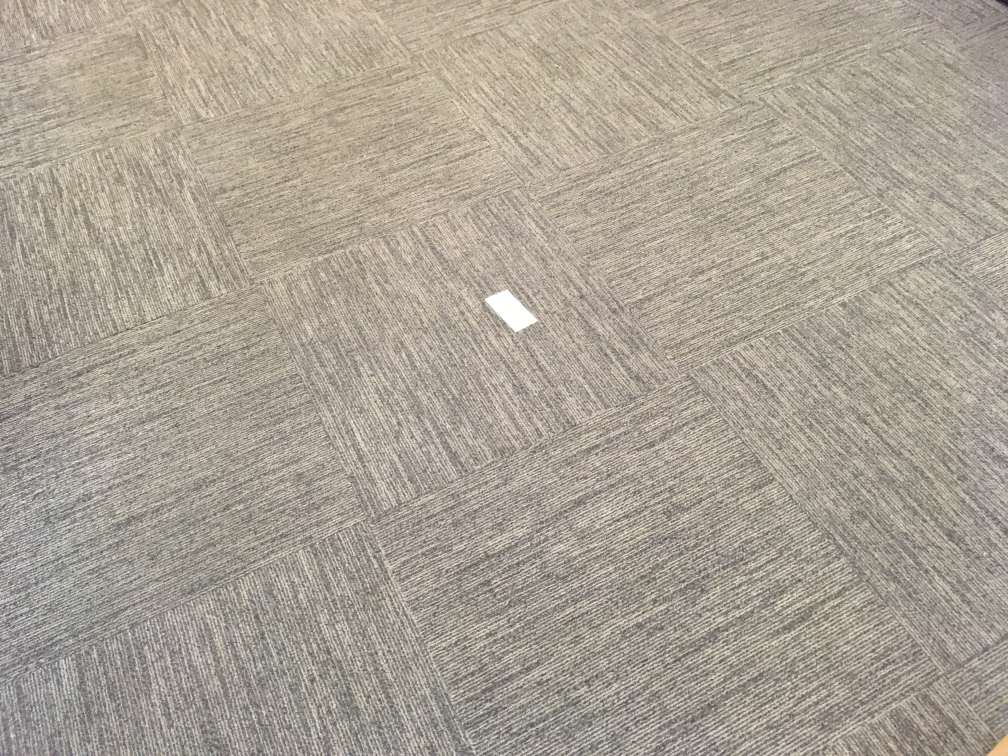
#> input picture IMG_0006.JPG, 4032 x 3024 px, given in place of the camera (shown at 1/4 size)
$ python main.py   (older library calls are emulated)
#> lines starting #> are read from the running program, lines starting #| are printed output that depends on the picture; after the words box and inside, x2 and y2 are one past the last pixel; in counts of white or black regions, pixels touching at a corner belong together
### alignmentcode/WebCam.py
import cv2
import subprocess
camera = cv2.VideoCapture(0)

def getImage():
	retval, image = camera.read()
#> image is the input picture: shape (3024, 4032, 3); mean B, G, R 149.6, 162.2, 170.8
	return image

def set(resolution=False, exposure=False, gain=False, contrast=False):
	settingStr = "/usr/bin/v4l2-ctl -d /dev/video0"
	if resolution:
		settingStr += " --set-fmt-video=width={},height={}".format(resolution[0], resolution[1])
	if exposure:
		settingStr += " -c exposure_auto=1 -c exposure_auto_priority=0 -c exposure_absolute={}".format(exposure)
	if gain:
		settingStr += " -c gain={}".format(gain)
	if contrast:
		settingStr += " -c contrast={}".format(contrast)
	subprocess.call(settingStr, shell=True)

def getExposure():
	return int(subprocess.check_output("/usr/bin/v4l2-ctl -d /dev/video0 -C exposure_absolute", shell=True)[19:].strip())

def getResolution():
	resolution = getImage().shape
	return resolution[1], resolution[0]

### alignmentcode/main.py
import cv2
import WebCam
from gripCode import Grip
import numpy as np

WebCam.set(exposure = 1)

def rgbThreshold(input, red, green, blue):
#> called with red = (150, 255), green = (150, 255), blue = (220, 255)
    out = cv2.cvtColor(input, cv2.COLOR_BGR2RGB)
    return cv2.inRange(out, (red[0], green[0], blue[0]),  (red[1], green[1], blue[1]))
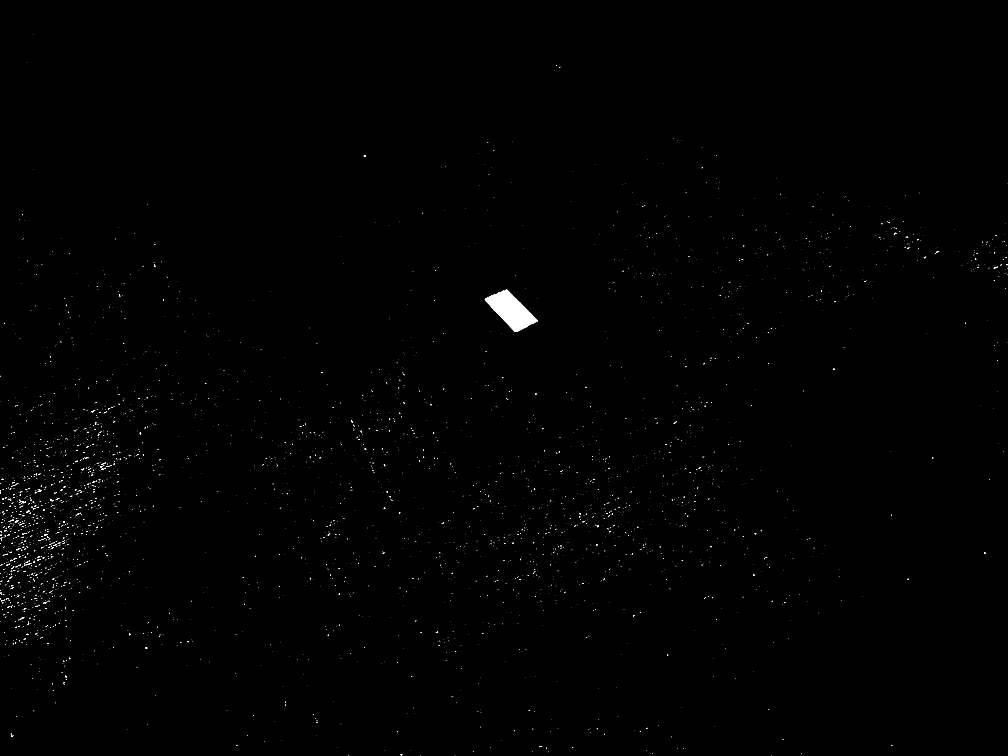
#> returned value: shape (3024, 4032) (shown at 1/4 size); 0.25% white; 3512 white regions (3433 under 20 px)

def filterContours(contours):
    return [x for x in contours if cv2.contourArea(x) > 100]

def findTarget(contours):
    # contour1 = contours[0]
    # for i in contours[1]:
    #     contour1.append(i)
    x,y,w,h = cv2.boundingRect(np.concatenate((contours[0], contours[1])))
    return (int(x + w/2), int(y + h/2))

while True:
    image = WebCam.getImage()
    thresh = rgbThreshold(image,(150,255),(150,255),(220,255))
    mask = cv2.bitwise_and(image, image, mask=thresh)

    mode = cv2.RETR_LIST
    method = cv2.CHAIN_APPROX_SIMPLE
    im2, contours, hierarchy = cv2.findContours(thresh, mode, method)
#> contours = 3531 contours, 3513 with area under 20; largest, box (x1, y1, x2, y2) and area: (1939, 1159, 2150, 1328) 16887, (89, 2004, 104, 2013) 46, (80, 2469, 97, 2479) 32, (59, 2082, 71, 2091) 30, (148, 2235, 164, 2242) 30
    # print(len(contours))
    contours = filterContours(contours)
#> contours = 1 contour; box (x1, y1, x2, y2) and area: (1939, 1159, 2150, 1328) 16887
    # findTarget(contours)
    cv2.drawContours(mask, contours, -1, (0,0,255), 5)
#> (the run stopped early here; a loop or call above may not have finished)
